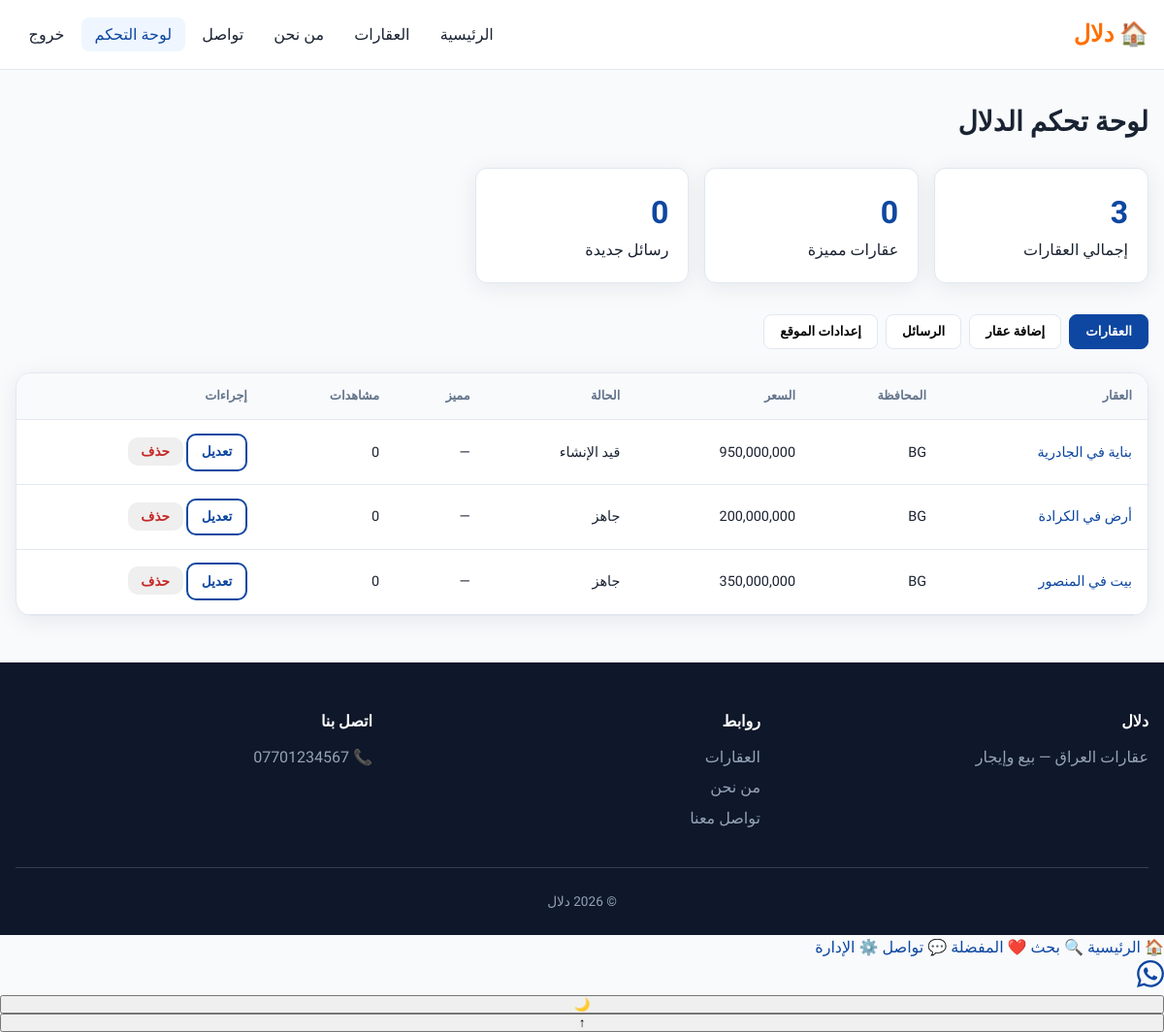
The page /dashboard/ (signed in) on the database its author committed.
### properties/models.py (models this page shows, shortened)
class Property(models.Model):
    PROPERTY_TYPES = [
        ('land', 'قطعة أرض'),
        ('house', 'بيت'),
        ('building', 'بناية'),
        ('apartment', 'شقة'),
        ('store', 'محل تجاري'),
        ('warehouse', 'مستودع'),
    ]
    STATUS_CHOICES = [
        ('ready', 'جاهز'),
        ('under-construction', 'قيد الإنشاء'),
        ('sold', 'مباع'),
        ('rent', 'للإيجار'),
    ]
    title = models.CharField(max_length=200, blank=True, default='', verbose_name='عنوان الإعلان')
    slug = models.SlugField(max_length=220, unique=True, blank=True, default='', allow_unicode=True)
    type = models.CharField(max_length=20, choices=PROPERTY_TYPES, verbose_name='نوع العقار')
    status = models.CharField(max_length=20, choices=STATUS_CHOICES, default='ready', verbose_name='الحالة')
    province = models.CharField(max_length=30, choices=IRAQ_GOVERNORATES, default='baghdad', verbose_name='المحافظة')
    city = models.CharField(max_length=100, default='بغداد', verbose_name='المدينة')
    district = models.CharField(max_length=100, blank=True, verbose_name='المنطقة')
    location = models.CharField(max_length=200, verbose_name='العنوان التفصيلي')
    area = models.PositiveIntegerField(verbose_name='المساحة (م²)')
    price = models.BigIntegerField(verbose_name='السعر (د.ع)')
    description = models.TextField(verbose_name='وصف العقار')
    phone = models.CharField(max_length=20, verbose_name='رقم التواصل')
    bedrooms = models.PositiveSmallIntegerField(null=True, blank=True, verbose_name='عدد الغرف')
    bathrooms = models.PositiveSmallIntegerField(null=True, blank=True, verbose_name='عدد الحمامات')
    floors = models.PositiveSmallIntegerField(null=True, blank=True, verbose_name='عدد الطوابق')
    year_built = models.PositiveSmallIntegerField(null=True, blank=True, verbose_name='سنة البناء')
    parking = models.BooleanField(default=False, verbose_name='موقف سيارة')
    furnished = models.BooleanField(default=False, verbose_name='مفروش')
    latitude = models.DecimalField(max_digits=9, decimal_places=6, null=True, blank=True, verbose_name='خط العرض')
    longitude = models.DecimalField(max_digits=9, decimal_places=6, null=True, blank=True, verbose_name='خط الطول')
    image = models.ImageField(upload_to=property_image_path, null=True, blank=True, verbose_name='الصورة الرئيسية')
    images = models.TextField(blank=True, help_text='روابط صور إضافية (قديم)')
    is_featured = models.BooleanField(default=False, verbose_name='عقار مميز')
    is_promoted = models.BooleanField(default=False, verbose_name='إعلان خاص')
    promotion_until = models.DateField(null=True, blank=True, verbose_name='انتهاء الترويج')
    views_count = models.PositiveIntegerField(default=0, verbose_name='عدد المشاهدات')
    created_at = models.DateTimeField(auto_now_add=True)
    updated_at = models.DateTimeField(auto_now=True)
    class Meta:
        verbose_name = 'عقار'
        verbose_name_plural = 'العقارات'
        ordering = ['-is_featured', '-is_promoted', '-created_at']
        indexes = [
            models.Index(fields=['province', 'city']),
            models.Index(fields=['type', 'status']),
            models.Index(fields=['price']),
            models.Index(fields=['-created_at']),
            models.Index(fields=['is_featured', 'is_promoted']),
        ]
    @property
    def display_title(self):
        if self.title:
            return self.title
        return f'{self.get_type_display()} - {self.city}'
    def get_absolute_url(self):
        return reverse('property_detail', kwargs={'slug': self.slug})
    @property
    def price_formatted(self):
        return f'{self.price:,}'

class SiteSettings(models.Model):
    site_name = models.CharField(max_length=100, default='دلال', verbose_name='اسم الموقع')
    tagline = models.CharField(max_length=200, blank=True, verbose_name='الشعار')
    broker_phone = models.CharField(max_length=30, default='07701234567', verbose_name='هاتف التواصل')
    broker_email = models.EmailField(blank=True, verbose_name='البريد')
    broker_address = models.CharField(max_length=300, blank=True, verbose_name='العنوان')
    whatsapp = models.CharField(max_length=30, blank=True, verbose_name='واتساب')
    about_title = models.CharField(max_length=200, default='من نحن', verbose_name='عنوان من نحن')
    about_content = models.TextField(blank=True, verbose_name='محتوى من نحن')
    mission = models.TextField(blank=True, verbose_name='رسالتنا')
    facebook_url = models.URLField(blank=True)
    instagram_url = models.URLField(blank=True)
    meta_description = models.CharField(max_length=300, blank=True, verbose_name='وصف SEO')
    class Meta:
        verbose_name = 'إعدادات الموقع'
        verbose_name_plural = 'إعدادات الموقع'
    @classmethod
    def get_solo(cls):
        obj, _ = cls.objects.get_or_create(pk=1)
        return obj

### properties/views.py (the view)
# urls.py: path('dashboard/', views.dashboard, name='dashboard'),
@login_required
@staff_required
def dashboard(request):
    properties = Property.objects.prefetch_related('gallery_images').all()
    unread = Message.objects.filter(is_read=False).select_related('property')[:20]
    settings = SiteSettings.get_solo()
    settings_form = SiteSettingsForm(instance=settings)
    property_form = PropertyForm()
    stats = {
        'total': properties.count(),
        'featured': properties.filter(is_featured=True).count(),
        'unread_messages': Message.objects.filter(is_read=False).count(),
    }
    return render(request, 'properties/dashboard.html', {
        'properties': properties,
        'messages_list': unread,
        'settings_form': settings_form,
        'property_form': property_form,
        'stats': stats,
    })

### properties/context_processors.py (called while the page is built)
def site_context(request):
    settings = SiteSettings.get_solo()
    return {
        'site_settings': settings,
        'governorates': IRAQ_GOVERNORATES,
        'governorate_cities_json': json.dumps(GOVERNORATE_CITIES, ensure_ascii=False),
    }

### dalal_project.backup/properties/templates/properties/dashboard.html (shortened to what this page needs)
{% extends 'properties/base.html' %}
{% block content %}
<div class="container" style="padding:2rem 0 3rem">
  <h1 style="font-size:1.75rem;font-weight:800;margin-bottom:1.5rem">لوحة تحكم الدلال</h1>
  <div class="dashboard-grid">
    <div class="stat-card"><strong>{{ stats.total }}</strong><span>إجمالي العقارات</span></div>
    <div class="stat-card"><strong>{{ stats.featured }}</strong><span>عقارات مميزة</span></div>
    <div class="stat-card"><strong>{{ stats.unread_messages }}</strong><span>رسائل جديدة</span></div>
  </div>
  <div class="dashboard-tabs">
    <button type="button" class="tab-btn active" data-tab="properties">العقارات</button>
    <button type="button" class="tab-btn" data-tab="add">إضافة عقار</button>
    <button type="button" class="tab-btn" data-tab="messages">الرسائل</button>
    <button type="button" class="tab-btn" data-tab="settings">إعدادات الموقع</button>
  </div>
  <div id="panel-properties" class="panel active">
    <div class="table-wrap">
      <table class="data-table">
        <thead>
          <tr>
            <th>العقار</th>
            <th>المحافظة</th>
            <th>السعر</th>
            <th>الحالة</th>
            <th>مميز</th>
            <th>مشاهدات</th>
            <th>إجراءات</th>
          </tr>
        </thead>
        <tbody>
          {% for p in properties %}
          <tr>
            <td><a href="{{ p.get_absolute_url }}" target="_blank">{{ p.display_title|truncatechars:40 }}</a></td>
            <td>{{ p.get_province_display }}</td>
            <td>{{ p.price_formatted }}</td>
            <td>{{ p.get_status_display }}</td>
            <td>{% if p.is_featured %}⭐{% else %}—{% endif %}</td>
            <td>{{ p.views_count }}</td>
            <td>
              <a href="{% url 'edit_property' p.id %}" class="btn btn-sm btn-outline">تعديل</a>
              <form method="post" action="{% url 'delete_property' p.id %}" style="display:inline" onsubmit="return confirm('حذف هذا العقار؟')">
                <button type="submit" class="btn btn-sm" style="color:var(--danger)">حذف</button>
              </form>
            </td>
          </tr>
          {% empty %}
          <tr><td colspan="7" style="text-align:center">لا توجد عقارات بعد</td></tr>
          {% endfor %}
        </tbody>
      </table>
    </div>
  </div>
</div>
{% endblock %}

### dalal_project.backup/properties/templates/properties/base.html (shortened to what this page needs)
{% load static %}
<!DOCTYPE html>
<html lang="ar" dir="rtl">
<head>
  <link rel="stylesheet" href="{% static 'css/dalal.css' %}">
  <link rel="stylesheet" href="https://unpkg.com/leaflet@1.9.4/dist/leaflet.css">
</head>
<body class="{% block body_class %}{% endblock %}">
  <nav class="navbar">
    <div class="container nav-container">
      <a href="{% url 'home' %}" class="logo">🏠 <span>دلال</span></a>
      <ul class="nav-links">
        <li><a href="{% url 'home' %}" data-nav="home">الرئيسية</a></li>
        <li><a href="{% url 'home' %}#properties" data-nav="properties">العقارات</a></li>
        <li><a href="{% url 'about' %}" data-nav="about">من نحن</a></li>
        <li><a href="{% url 'contact' %}" data-nav="contact">تواصل</a></li>
        {% if user.is_authenticated and user.is_staff %}
          <li><a href="{% url 'dashboard' %}" data-nav="dashboard">لوحة التحكم</a></li>
          <li><a href="{% url 'logout' %}">خروج</a></li>
        {% else %}
          <li class="nav-desktop-only"><a href="{% url 'login' %}" class="btn btn-primary btn-sm">دخول</a></li>
        {% endif %}
      </ul>
    </div>
  </nav>
  <main class="main-content">{% block content %}{% endblock %}</main>
  <footer class="footer">
    <div class="container">
      <div class="footer-grid">
        <div>
          <h4>{{ site_settings.site_name|default:'دلال' }}</h4>
          <p>{{ site_settings.tagline|default:'عقارات العراق — بيع وإيجار' }}</p>
        </div>
        <div>
          <h4>روابط</h4>
          <ul>
            <li><a href="{% url 'home' %}">العقارات</a></li>
            <li><a href="{% url 'about' %}">من نحن</a></li>
            <li><a href="{% url 'contact' %}">تواصل معنا</a></li>
          </ul>
        </div>
        <div>
          <h4>اتصل بنا</h4>
          <ul>
            <li><a href="tel:{{ site_settings.broker_phone }}">📞 {{ site_settings.broker_phone }}</a></li>
          </ul>
        </div>
      </div>
      <div class="footer-bottom">
        <p>© {% now "Y" %} {{ site_settings.site_name|default:'دلال' }}</p>
      </div>
    </div>
  </footer>
  <nav class="mobile-bottom-nav" aria-label="تنقل سريع">
    <a href="{% url 'home' %}" class="bottom-nav-item" data-nav="home">
      <span class="bottom-nav-icon">🏠</span>
      <span>الرئيسية</span>
    </a>
    <a href="{% url 'home' %}#search" class="bottom-nav-item" data-nav="search">
      <span class="bottom-nav-icon">🔍</span>
      <span>بحث</span>
    </a>
    <a href="{% url 'home' %}#favorites" class="bottom-nav-item" data-nav="favorites" id="nav-favorites">
      <span class="bottom-nav-icon">❤️</span>
      <span>المفضلة</span>
    </a>
    <a href="{% url 'contact' %}" class="bottom-nav-item" data-nav="contact">
      <span class="bottom-nav-icon">💬</span>
      <span>تواصل</span>
    </a>
    {% if user.is_authenticated and user.is_staff %}
    <a href="{% url 'dashboard' %}" class="bottom-nav-item" data-nav="dashboard">
      <span class="bottom-nav-icon">⚙️</span>
      <span>الإدارة</span>
    </a>
    {% else %}
    <a href="{% url 'login' %}" class="bottom-nav-item" data-nav="login">
      <span class="bottom-nav-icon">👤</span>
      <span>دخول</span>
    </a>
    {% endif %}
  </nav>
  {% if site_settings.whatsapp or site_settings.broker_phone %}
  <a href="https://wa.me/{{ site_settings.whatsapp|default:site_settings.broker_phone }}" class="fab-whatsapp" target="_blank" rel="noopener" aria-label="واتساب">
  </a>
  {% endif %}
  <button type="button" class="theme-toggle" id="theme-toggle" aria-label="الوضع الليلي">🌙</button>
  <button type="button" class="back-to-top" id="back-to-top" aria-label="أعلى">↑</button>
</body>
</html>

### static/css/dalal.css (style rules this page uses)
:root { --primary: #0d47a1; --primary-dark: #0a3d8f; --primary-light: #1565c0; --accent: #ff6f00; --accent-hover: #e65100; --success: #2e7d32; --danger: #c62828; --warning: #f57c00; --bg: #f8fafc; --bg-card: #ffffff; --text: #1a2332; --text-muted: #64748b; --border: #e2e8f0; --shadow: 0 4px 24px rgba(15, 23, 42, 0.08); --shadow-lg: 0 12px 40px rgba(15, 23, 42, 0.12); --radius: 12px; --radius-lg: 16px; --nav-h: 72px; --transition: 0.2s ease; }
*, *::before, *::after { box-sizing: border-box; margin: 0; padding: 0; }
html { scroll-behavior: smooth; }
body { font-family: 'Tajawal', system-ui, sans-serif; background: var(--bg); color: var(--text); line-height: 1.6; min-height: 100vh; display: flex; flex-direction: column; }
a { color: var(--primary); text-decoration: none; transition: color var(--transition); }
.container { width: min(1200px, 100% - 2rem); margin-inline: auto; }
.navbar { position: sticky; top: 0; z-index: 1000; background: rgba(255, 255, 255, 0.95); backdrop-filter: blur(12px); border-bottom: 1px solid var(--border); height: var(--nav-h); }
.nav-container { display: flex; align-items: center; justify-content: space-between; height: 100%; gap: 1rem; }
.logo { font-size: 1.5rem; font-weight: 800; color: var(--primary); display: flex; align-items: center; gap: 0.35rem; }
.logo span { color: var(--accent); }
.nav-links { display: flex; list-style: none; gap: 0.25rem; align-items: center; }
.nav-links a { color: var(--text); font-weight: 500; padding: 0.5rem 0.85rem; border-radius: 8px; }
.nav-links a:hover, .nav-links a.active { background: #eff6ff; color: var(--primary); }
.btn { display: inline-flex; align-items: center; justify-content: center; gap: 0.4rem; padding: 0.65rem 1.25rem; font-family: inherit; font-size: 0.95rem; font-weight: 600; border: none; border-radius: 10px; cursor: pointer; transition: all var(--transition); text-decoration: none; }
.btn-outline { background: transparent; border: 2px solid var(--primary); color: var(--primary); }
.btn-sm { padding: 0.4rem 0.85rem; font-size: 0.85rem; }
.dashboard-grid { display: grid; grid-template-columns: repeat(auto-fill, minmax(200px, 1fr)); gap: 1rem; margin-bottom: 2rem; }
.stat-card { background: var(--bg-card); padding: 1.25rem; border-radius: var(--radius); border: 1px solid var(--border); box-shadow: var(--shadow); }
.stat-card strong { display: block; font-size: 2rem; color: var(--primary); }
.table-wrap { overflow-x: auto; background: var(--bg-card); border-radius: var(--radius-lg); border: 1px solid var(--border); box-shadow: var(--shadow); }
table.data-table { width: 100%; border-collapse: collapse; font-size: 0.9rem; }
table.data-table th, table.data-table td { padding: 0.85rem 1rem; text-align: right; border-bottom: 1px solid var(--border); }
table.data-table th { background: var(--bg); font-weight: 700; color: var(--text-muted); font-size: 0.8rem; }
.dashboard-tabs { display: flex; gap: 0.5rem; margin-bottom: 1.5rem; flex-wrap: wrap; }
.tab-btn { padding: 0.6rem 1rem; border: 1px solid var(--border); background: #fff; border-radius: 8px; cursor: pointer; font-family: inherit; font-weight: 600; }
.tab-btn.active { background: var(--primary); color: #fff; border-color: var(--primary); }
.panel { display: none; }
.panel.active { display: block; }
.footer { margin-top: auto; background: #0f172a; color: #94a3b8; padding: 3rem 0 1.5rem; }
.footer-grid { display: grid; grid-template-columns: repeat(auto-fit, minmax(200px, 1fr)); gap: 2rem; margin-bottom: 2rem; }
.footer h4 { color: #fff; margin-bottom: 0.75rem; font-size: 1rem; }
.footer ul { list-style: none; }
.footer li { margin-bottom: 0.35rem; }
.footer a { color: #94a3b8; }
.footer-bottom { text-align: center; padding-top: 1.5rem; border-top: 1px solid #334155; font-size: 0.85rem; }

### rows shown on the page
Property: display_title "بناية في الجادرية", province "BG", price_formatted "950,000,000", status "قيد الإنشاء", views_count "0"
Property: display_title "أرض في الكرادة", province "BG", price_formatted "200,000,000", status "جاهز", views_count "0"
Property: display_title "بيت في المنصور", province "BG", price_formatted "350,000,000", status "جاهز", views_count "0"
SiteSettings: site_name "دلال", tagline "عقارات العراق — بيع وإيجار", broker_phone "07701234567"

### other values the page prints
{{ stats.total }} "3"
{{ stats.featured }} "0"
{{ stats.unread_messages }} "0"
